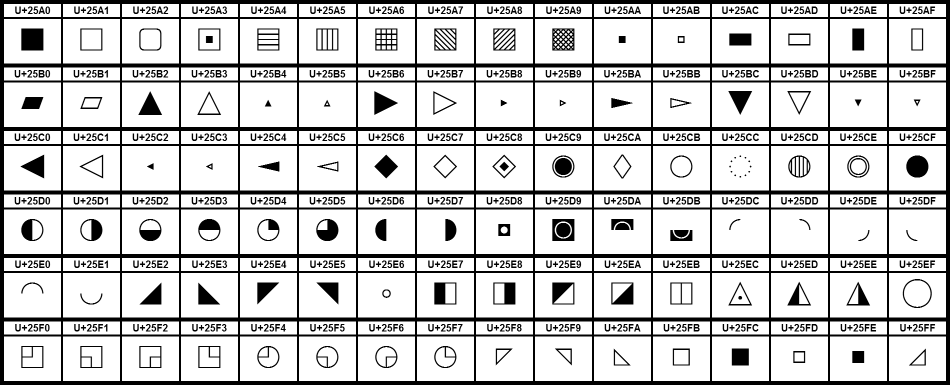
#> input picture GeometricMoments/ucb_shapes.png, 1900 x 770 px (shown at 1/2 size)
$ jupyter execute code.ipynb
#> lines starting #> are read from the running program, lines starting #| are printed output that depends on the picture; after the words box and inside, x2 and y2 are one past the last pixel; in counts of white or black regions, pixels touching at a corner belong together; long printed decimals are rounded
[cell 1]
import cv2
import numpy as np
import matplotlib.pyplot as plt
import requests
import os

# 1. Download the specific UCB Geometric Shapes image
def get_image():
    filename = 'ucb_shapes.png'
    url = "https://upload.wikimedia.org/wikipedia/commons/4/4c/UCB_Geometric_Shapes.png"

    if not os.path.exists(filename):
        print("Downloading image...")
        try:
            # Added headers to mimic a browser to avoid 403 Forbidden errors
            headers = {'User-Agent': 'Mozilla/5.0'}
            r = requests.get(url, headers=headers, timeout=10)
            r.raise_for_status()
            with open(filename, 'wb') as f:
                f.write(r.content)
            print("Download successful.")
        except Exception as e:
            print(f"Download failed: {e}. Creating fallback shapes.")
            # Fallback: Create synthetic shapes if the link is down
            img = np.ones((500, 800, 3), dtype=np.uint8) * 255
            cv2.circle(img, (200, 250), 80, (255, 0, 0), -1) # Reference Circle
            cv2.rectangle(img, (400, 170), (560, 330), (0, 255, 0), -1) # Square
            cv2.circle(img, (700, 250), 60, (255, 0, 0), -1) # Similar Circle
            cv2.imwrite(filename, img)
    return filename

# 2. Preprocess to isolate shapes
def preprocess(filename):
#> called with filename = 'ucb_shapes.png'
    img = cv2.imread(filename)
#> img is the input picture: shape (770, 1900, 3); min 0, max 255, mean 201.7
    if img is None:
        return None, None

    # Convert to grayscale
    gray = cv2.cvtColor(img, cv2.COLOR_BGR2GRAY)

    # Use Otsu's thresholding to handle the white/colorful background
    # We invert it because findContours looks for white objects on black backgrounds
    _, binary = cv2.threshold(gray, 230, 255, cv2.THRESH_BINARY_INV)
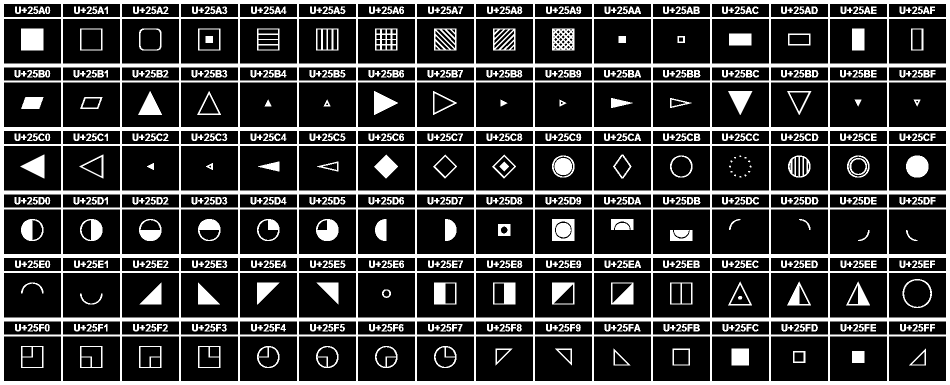
#> binary: shape (770, 1900) (shown at 1/2 size); 22.1% white; 658 white regions (12 under 20 px), largest, box (x1, y1, x2, y2) and area: (0, 0, 1900, 770) 204440, (42, 57, 87, 101) 1980, (1812, 311, 1857, 355) 1601

    # Clean up small noise with a morphological opening
    kernel = np.ones((3,3), np.uint8)
    binary = cv2.morphologyEx(binary, cv2.MORPH_OPEN, kernel)
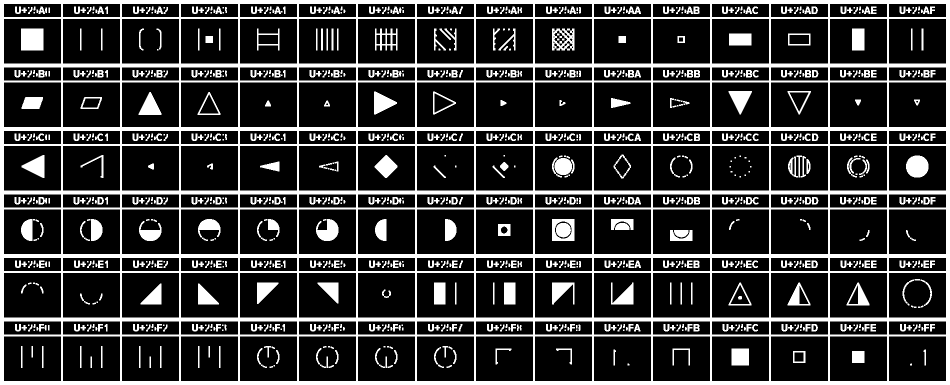
#> binary: shape (770, 1900) (shown at 1/2 size); 21.2% white; 1164 white regions (293 under 20 px), largest, box (x1, y1, x2, y2) and area: (0, 0, 1900, 770) 204440, (42, 57, 87, 101) 1980, (1812, 311, 1857, 355) 1601

    return img, binary

# 3. Extract and Sort Contours
def get_sorted_contours(binary):
    contours, _ = cv2.findContours(binary, cv2.RETR_EXTERNAL, cv2.CHAIN_APPROX_SIMPLE)
#> contours = [[[0, 0], [0, 769], [1899, 769], [1899, 0]]]

    # Filter by area to ignore noise, then sort left-to-right, top-to-bottom
    valid_contours = [c for c in contours if cv2.contourArea(c) > 1000]
#> valid_contours = [[[0, 0], [0, 769], [1899, 769], [1899, 0]]]

    def get_contour_precedence(contour, cols):
        tolerance_factor = 10
        origin = cv2.boundingRect(contour)
        return ((origin[1] // tolerance_factor) * tolerance_factor) * cols + origin[0]

    valid_contours.sort(key=lambda x: get_contour_precedence(x, binary.shape[1]))
    return valid_contours

# 4. Main Logic
def main():
    path = get_image()
    img, binary = preprocess(path)

    if img is None:
        print("Error: Could not load image file.")
        return

    contours = get_sorted_contours(binary)
#> contours = [[[0, 0], [0, 769], [1899, 769], [1899, 0]]]
    print(f"Detected {len(contours)} distinct shapes.")
#| Detected 1 distinct shapes.

    # We compare everything against the first shape detected (Shape 0)
    ref_contour = contours[0]
#> ref_contour = [[0, 0], [0, 769], [1899, 769], [1899, 0]]
    out_img = img.copy()

    print(f"\n{'ID':<5} | {'Match Score':<12} | {'Similarity Result'}")
    print("-" * 40)

    for i, cnt in enumerate(contours):
        # Calculate Match Score using Hu Moments (Method I1)
        # Score of 0.0 is a perfect structural match
        score = cv2.matchShapes(ref_contour, cnt, cv2.CONTOURS_MATCH_I1, 0.0)

        # Categorize similarity
        if i == 0:
            label = "REFERENCE"
        elif score < 0.02:
            label = "Identical Structure"
        elif score < 0.1:
            label = "Very Similar"
        elif score < 0.3:
            label = "Similar"
        else:
            label = "Different"

        print(f"{i:<5} | {score:<12.5f} | {label}")

        # Visualization: Draw contour and ID
        M = cv2.moments(cnt)
        if M["m00"] != 0:
            cx = int(M["m10"] / M["m00"])
            cy = int(M["m01"] / M["m00"])

            # Draw contour in green
            cv2.drawContours(out_img, [cnt], -1, (0, 255, 0), 3)
            # Add text label
            cv2.putText(out_img, f"ID:{i}", (cx - 30, cy),
                        cv2.FONT_HERSHEY_SIMPLEX, 0.8, (0, 0, 0), 4) # Outline
            cv2.putText(out_img, f"ID:{i}", (cx - 30, cy),
                        cv2.FONT_HERSHEY_SIMPLEX, 0.8, (255, 255, 255), 2)
#> this loop made 1 pass
#> (cnt, score, label, cx, cy) on pass 1: ([[0, 0], [0, 769], [1899, 769], [1899, 0]], 0, 'REFERENCE', 949, 384)
#| 0     | 0      | REFERENCE
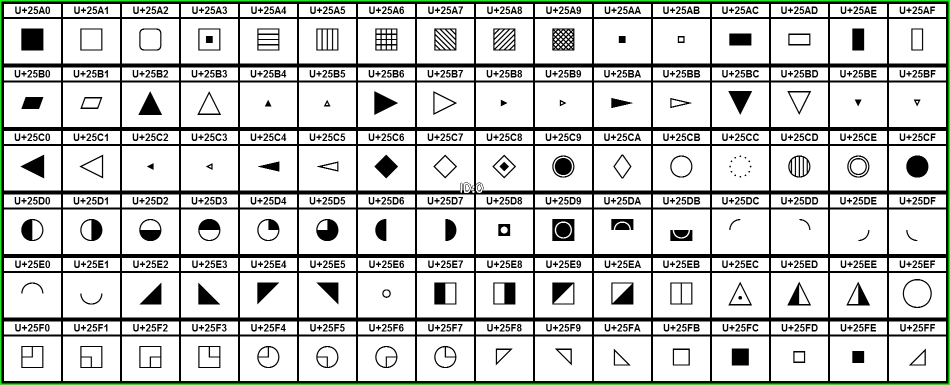
#> out_img: shape (770, 1900, 3) (shown at 1/2 size); 1.11% of pixels changed, all inside (x1, y1, x2, y2) = (0, 0, 1900, 770)

    # 5. Show Results
    plt.figure(figsize=(12, 8))
    plt.subplot(1, 2, 1)
    plt.title("Binary Mask (Input to Moments)")
    plt.imshow(binary, cmap='gray')
    plt.axis('off')

    plt.subplot(1, 2, 2)
    plt.title("Hu Moment Similarity (Base: Shape 0)")
    plt.imshow(cv2.cvtColor(out_img, cv2.COLOR_BGR2RGB))
    plt.axis('off')

    plt.tight_layout()
    plt.show()
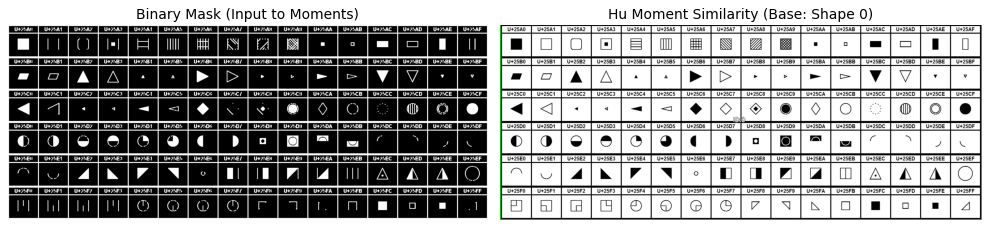
#> figure drawn by matplotlib, 2 panels

if __name__ == "__main__":
    main()
